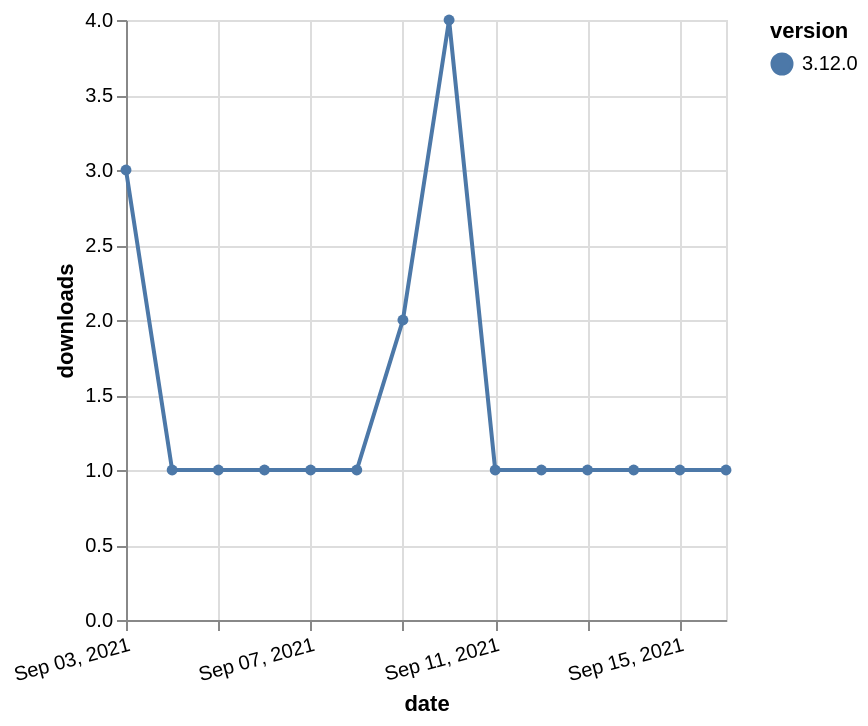

Specify this chart in Vega-Lite:
### Vega-Lite specification from a JSON file in a GitHub repository (floating-point values rounded to 4 significant figures)
{"$schema": "https://vega.github.io/schema/vega-lite/v5.json", "description": "A simple bar chart with embedded data.", "data": {"values": [{"date": "2021-09-03", "total": 557, "delta": 3, "version": "3.12.0"}, {"date": "2021-09-04", "total": 558, "delta": 1, "version": "3.12.0"}, {"date": "2021-09-05", "total": 559, "delta": 1, "version": "3.12.0"}, {"date": "2021-09-06", "total": 560, "delta": 1, "version": "3.12.0"}, {"date": "2021-09-07", "total": 561, "delta": 1, "version": "3.12.0"}, {"date": "2021-09-08", "total": 562, "delta": 1, "version": "3.12.0"}, {"date": "2021-09-09", "total": 564, "delta": 2, "version": "3.12.0"}, {"date": "2021-09-10", "total": 568, "delta": 4, "version": "3.12.0"}, {"date": "2021-09-11", "total": 569, "delta": 1, "version": "3.12.0"}, {"date": "2021-09-12", "total": 570, "delta": 1, "version": "3.12.0"}, {"date": "2021-09-13", "total": 571, "delta": 1, "version": "3.12.0"}, {"date": "2021-09-14", "total": 572, "delta": 1, "version": "3.12.0"}, {"date": "2021-09-15", "total": 573, "delta": 1, "version": "3.12.0"}, {"date": "2021-09-16", "total": 574, "delta": 1, "version": "3.12.0"}]}, "width": "container", "mark": {"type": "line", "point": {"filled": true}}, "encoding": {"x": {"field": "date", "type": "temporal", "timeUnit": "yearmonthdate", "title": "date", "axis": {"labelAngle": -15}}, "y": {"field": "delta", "type": "quantitative", "title": "downloads"}, "color": {"field": "version", "type": "nominal"}, "tooltip": {"field": "delta"}}}
